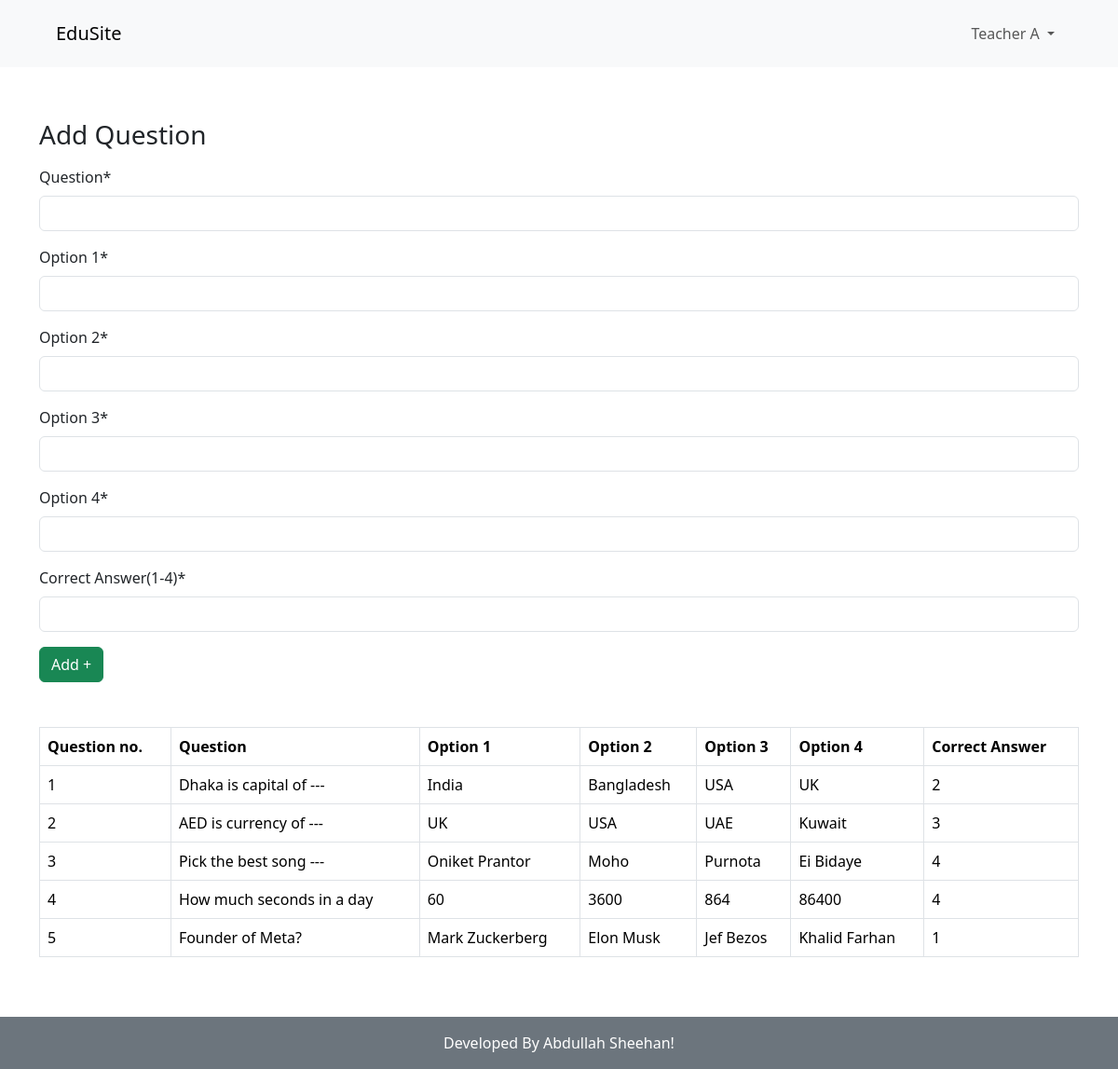
/quizes/customize/1/ (signed in), run on the app's committed database.
### AppLogin/models.py (models this page shows, shortened)
class User(AbstractBaseUser, PermissionsMixin):                         # Basic User Structure
    first_name = models.CharField(verbose_name=("First Name"), max_length=150, blank=True)
    last_name = models.CharField(verbose_name=("Last Name"), max_length=150, blank=True)
    email = models.EmailField(unique=True, null=False)
    is_staff = models.BooleanField(
        gettext_lazy('staff status'),
        default=False,
        help_text = gettext_lazy('Designates whether the user can log in this site')
    )
    is_active = models.BooleanField(
        gettext_lazy('active'),
        default=True,
        help_text=gettext_lazy('Designates whether this user should be treated as active. Unselect this instead of deleting accounts')
    )
    is_teacher = models.BooleanField(
        gettext_lazy('Teacher Status'),
        default=False,
        help_text="Designates whether this user is a teacher"
    )
    is_student = models.BooleanField(
        gettext_lazy('Student Status'),
        default=False,
        help_text="Designates whether this user is a student"
    )
    USERNAME_FIELD = 'email'
    objects = MyUserManager()

### AppQuiz/models.py (models this page shows, shortened)
class MCQ(models.Model):
    teacher = models.ForeignKey(settings.AUTH_USER_MODEL, on_delete=models.CASCADE, related_name='teachermcq')
    quiz = models.ForeignKey(Quiz, on_delete=models.CASCADE, related_name='quizmcq')
    question = models.CharField(max_length=2000)
    option1  = models.CharField(max_length=2000)
    option2   = models.CharField(max_length=2000)
    option3 = models.CharField(max_length=2000)
    option4 = models.CharField(max_length=2000)
    correctOption = models.IntegerField()

### AppQuiz/views.py (the view, shortened to what this page needs)
# urls.py: path('customize/<pk>/', views.customize_quiz, name='customizequiz'),
@teacher_required()
def customize_quiz(req, pk):
    quiz = Quiz.objects.get(pk=pk)
    questions = MCQ.objects.filter(quiz=quiz, teacher=req.user)
    form = CreateMCQ()
    return render(req, 'AppQuiz/customizequiz.html', context={'quiz':quiz, 'questions':questions, 'form':form})

### AppQuiz/forms.py
class CreateMCQ(forms.ModelForm):
    class Meta:
        model = MCQ
        fields = [
            'question',
            'option1',
            'option2',
            'option3',
            'option4',
            'correctOption',
        ]
        labels = {
            'question': 'Question',
            'option1': 'Option 1',
            'option2': 'Option 2',
            'option3': 'Option 3',
            'option4': 'Option 4',
            'correctOption': "Correct Answer(1-4)",
        }

### templates/AppQuiz/customizequiz.html (shortened to what this page needs)
{% extends "base.html" %}
{% load crispy_forms_tags %}
{% block body %}
    <div class="form">
        <h3 class="mb-3">
            Add Question
        </h3>
        <form action="" method="POST">
            {{form|crispy}}
            <button type="submit" class="btn btn-success">Add +</button>
        </form>
    </div>
  <table class="table table-bordered mt-5">
    <thead>
        <th>Question no.</th>
        <th>Question</th>
        <th>Option 1</th>
        <th>Option 2</th>
        <th>Option 3</th>
        <th>Option 4</th>
        <th>Correct Answer</th>
    </thead>
    <tbody>
        {% for question in questions %}
          <tr>
            <td>{{forloop.counter}}</td>
            <td>{{question.question}}</td>
            <td>{{question.option1}}</td>
            <td>{{question.option2}}</td>
            <td>{{question.option3}}</td>
            <td>{{question.option4}}</td>
            <td>{{question.correctOption}}</td>
          </tr>
        {% endfor %}
    </tbody>
  </table>
{% endblock body %}

### templates/base.html (shortened to what this page needs)
<!DOCTYPE html>
<html lang="en">
<head>
    <link href='https://cdn.jsdelivr.net/npm/bootstrap@5.3.2/dist/css/bootstrap.min.css' rel='stylesheet'>
    <link rel='stylesheet' href='https://cdnjs.cloudflare.com/ajax/libs/font-awesome/4.7.0/css/font-awesome.css' />
    <link rel='stylesheet' href='https://cdnjs.cloudflare.com/ajax/libs/font-awesome/4.7.0/css/font-awesome.min.css' />
</head>
<body style="min-height: 100vh; display: flex; flex-direction: column;">
    {% include "navbar.html" %}
    <div class="container mb-5">
        {% block body %}
    {% endblock body %}
    </div>
    <footer class="mt-5 mt-auto">
        <div class="bg-secondary py-3 text-white text-center">Developed By Abdullah Sheehan!</div>
    </footer>
</body>
</html>

### templates/navbar.html (shortened to what this page needs)
<nav class="navbar navbar-expand-lg navbar-light bg-light px-5 py-3 mb-5">
    <div class="container-fluid">
      <a class="navbar-brand" href="{% url 'homepage' %}">EduSite</a>
      <div class="collapse navbar-collapse" id="navbarSupportedContent">
        <ul class="navbar-nav w-100 mb-2 mb-lg-0  d-flex justify-content-end align-items-center">
          {% if user.is_authenticated %}
          <li class="nav-item dropdown">
            <a class="nav-link dropdown-toggle" href="#" id="navbarDropdown" role="button" data-bs-toggle="dropdown" aria-expanded="false">
              {{user.first_name}} {{user.last_name}}
            </a>
          </li>
          {% endif %}
        </ul>
      </div>
    </div>
  </nav>

### data on the page
User: first_name "Teacher", last_name "A"
MCQ: question "Dhaka is capital of ---", option1 "India", option2 "Bangladesh", option3 "USA", option4 "UK", correctOption "2"
MCQ: question "AED is currency of ---", option1 "UK", option2 "USA", option3 "UAE", option4 "Kuwait", correctOption "3"
MCQ: question "Pick the best song ---", option1 "Oniket Prantor", option2 "Moho", option3 "Purnota", option4 "Ei Bidaye", correctOption "4"
MCQ: question "How much seconds in a day", option1 "60", option2 "3600", option3 "864", option4 "86400", correctOption "4"
MCQ: question "Founder of Meta?", option1 "Mark Zuckerberg", option2 "Elon Musk", option3 "Jef Bezos", option4 "Khalid Farhan", correctOption "1"
